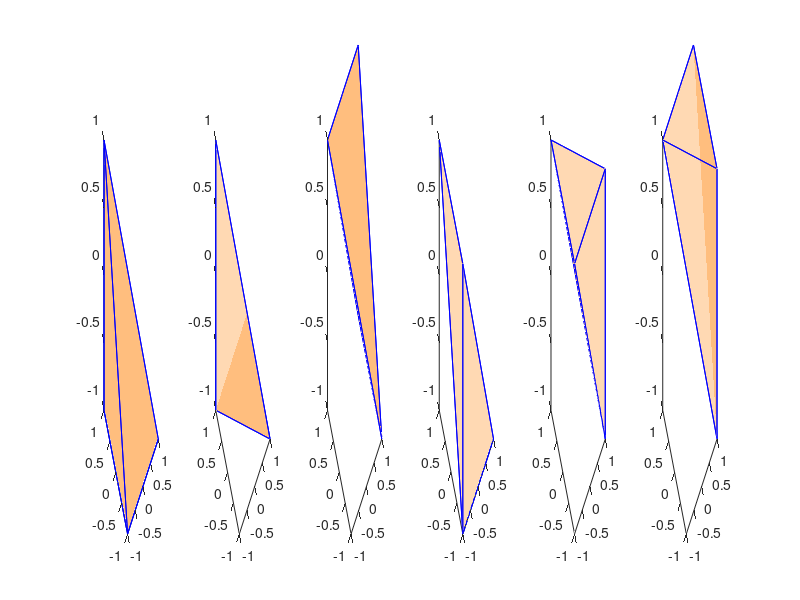

This chart was generated by the following MATLAB code:
d = [-1 1];
[x,y,z] = meshgrid(d);
X = [x(:) y(:) z(:)];

T = [1 2 3 6;
     2 4 3 6;
     3 6 4 8;
     1 3 5 6;
     3 7 5 6;
     3 8 7 6];
 
fig=figure('visible','off');
line(X(1:2,1),X(1:2,2),X(1:2,3),'marker','.','markersize',20,'markeredgecolor',[1 0.5 0],'linestyle','-', 'linewidth',2,'color','blue')
for i=1:6
    subplot(1,6,i)
    tetramesh(T(i,:),X,'FaceColor',[1 0.5 0],'EdgeColor',[0 0 1],'FaceAlpha',0.3);
   
end

saveas(fig,'tets','png')